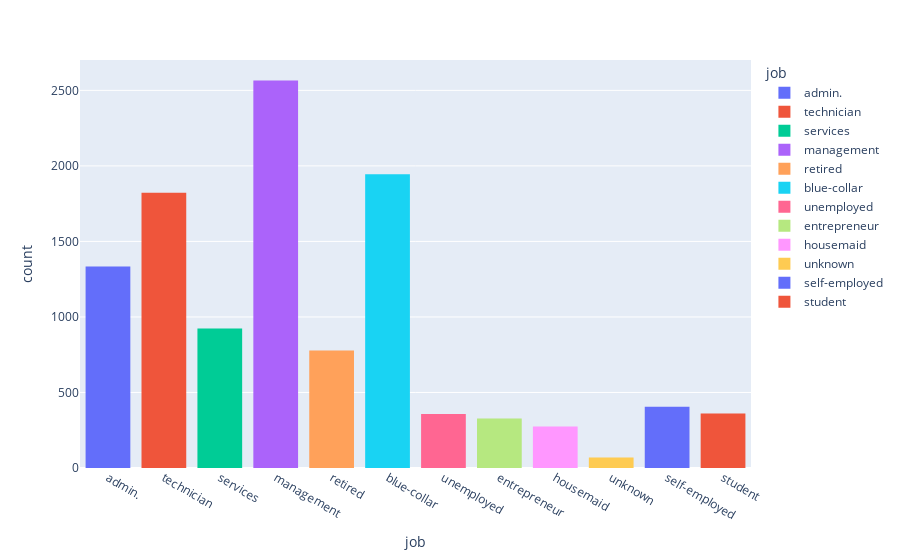
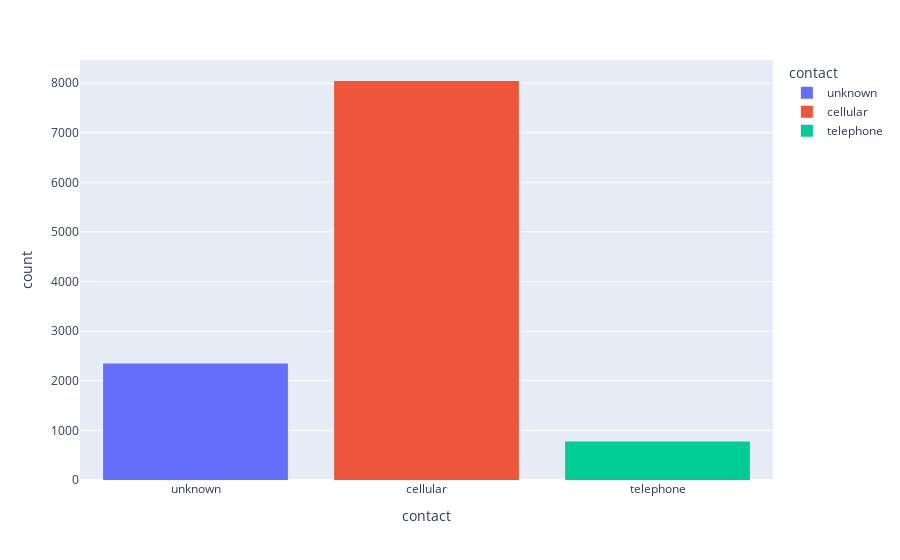
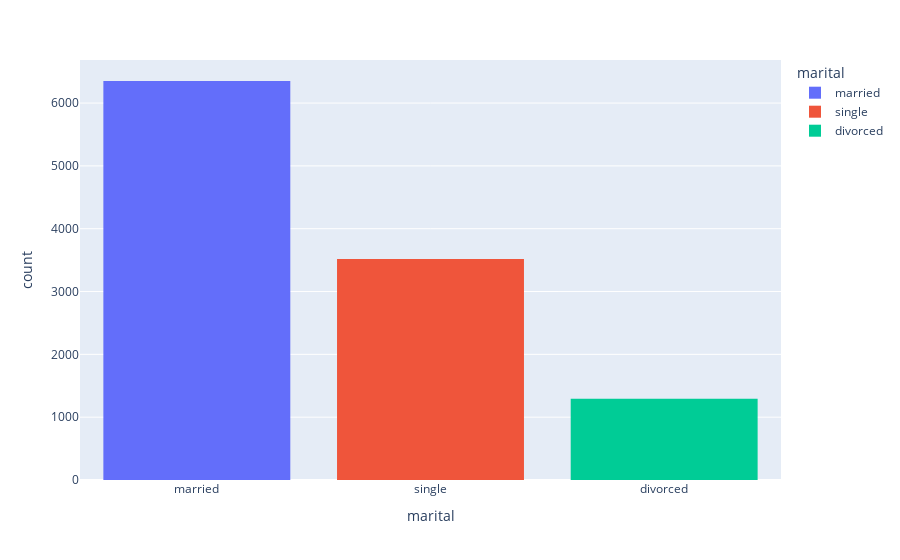
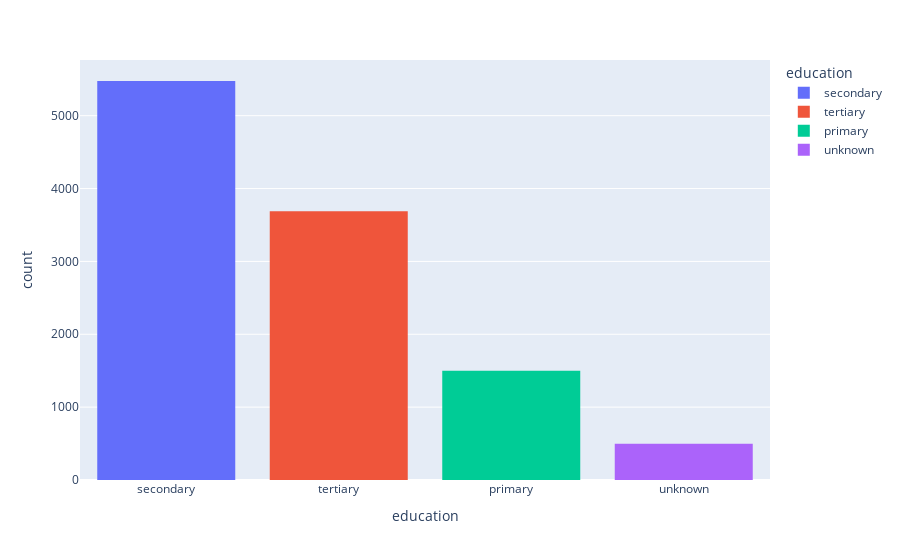

The notebook cell these images were saved under, in order:
### Code cell
fig=px.histogram(data_f, x='job', color='job')
fig.show()

fig=px.histogram(data_f, x='contact', color='contact')
fig.show()
fig=px.histogram(data_f, x='marital', color='marital')
fig.show()
fig=px.histogram(data_f, x='education', color='education')
fig.show()
fig=px.histogram(data_f, x='poutcome', color='poutcome')
fig.show()

fig=px.histogram(data_f, x='month', color='month')
fig.show()

### Figure 1 — Plotly figure (JSON) as saved in the notebook; plotly's stock layout.template omitted (floating-point values rounded to 4 significant figures; data arrays with more than 128 entries replaced by an {"elided": "..."} marker saying what was removed)
{"data": [{"alignmentgroup": "True", "bingroup": "x", "hovertemplate": "job=%{x}<br>count=%{y}<extra></extra>", "legendgroup": "admin.", "marker": {"color": "#636efa", "pattern": {"shape": ""}}, "name": "admin.", "offsetgroup": "admin.", "orientation": "v", "showlegend": true, "type": "histogram", "x": {"elided": "1334 str values"}, "xaxis": "x", "yaxis": "y"}, {"alignmentgroup": "True", "bingroup": "x", "hovertemplate": "job=%{x}<br>count=%{y}<extra></extra>", "legendgroup": "technician", "marker": {"color": "#EF553B", "pattern": {"shape": ""}}, "name": "technician", "offsetgroup": "technician", "orientation": "v", "showlegend": true, "type": "histogram", "x": {"elided": "1823 str values"}, "xaxis": "x", "yaxis": "y"}, {"alignmentgroup": "True", "bingroup": "x", "hovertemplate": "job=%{x}<br>count=%{y}<extra></extra>", "legendgroup": "services", "marker": {"color": "#00cc96", "pattern": {"shape": ""}}, "name": "services", "offsetgroup": "services", "orientation": "v", "showlegend": true, "type": "histogram", "x": {"elided": "923 str values"}, "xaxis": "x", "yaxis": "y"}, {"alignmentgroup": "True", "bingroup": "x", "hovertemplate": "job=%{x}<br>count=%{y}<extra></extra>", "legendgroup": "management", "marker": {"color": "#ab63fa", "pattern": {"shape": ""}}, "name": "management", "offsetgroup": "management", "orientation": "v", "showlegend": true, "type": "histogram", "x": {"elided": "2566 str values"}, "xaxis": "x", "yaxis": "y"}, {"alignmentgroup": "True", "bingroup": "x", "hovertemplate": "job=%{x}<br>count=%{y}<extra></extra>", "legendgroup": "retired", "marker": {"color": "#FFA15A", "pattern": {"shape": ""}}, "name": "retired", "offsetgroup": "retired", "orientation": "v", "showlegend": true, "type": "histogram", "x": {"elided": "778 str values"}, "xaxis": "x", "yaxis": "y"}, {"alignmentgroup": "True", "bingroup": "x", "hovertemplate": "job=%{x}<br>count=%{y}<extra></extra>", "legendgroup": "blue-collar", "marker": {"color": "#19d3f3", "pattern": {"shape": ""}}, "name": "blue-collar", "offsetgroup": "blue-collar", "orientation": "v", "showlegend": true, "type": "histogram", "x": {"elided": "1944 str values"}, "xaxis": "x", "yaxis": "y"}, {"alignmentgroup": "True", "bingroup": "x", "hovertemplate": "job=%{x}<br>count=%{y}<extra></extra>", "legendgroup": "unemployed", "marker": {"color": "#FF6692", "pattern": {"shape": ""}}, "name": "unemployed", "offsetgroup": "unemployed", "orientation": "v", "showlegend": true, "type": "histogram", "x": {"elided": "357 str values"}, "xaxis": "x", "yaxis": "y"}, {"alignmentgroup": "True", "bingroup": "x", "hovertemplate": "job=%{x}<br>count=%{y}<extra></extra>", "legendgroup": "entrepreneur", "marker": {"color": "#B6E880", "pattern": {"shape": ""}}, "name": "entrepreneur", "offsetgroup": "entrepreneur", "orientation": "v", "showlegend": true, "type": "histogram", "x": {"elided": "328 str values"}, "xaxis": "x", "yaxis": "y"}, {"alignmentgroup": "True", "bingroup": "x", "hovertemplate": "job=%{x}<br>count=%{y}<extra></extra>", "legendgroup": "housemaid", "marker": {"color": "#FF97FF", "pattern": {"shape": ""}}, "name": "housemaid", "offsetgroup": "housemaid", "orientation": "v", "showlegend": true, "type": "histogram", "x": {"elided": "274 str values"}, "xaxis": "x", "yaxis": "y"}, {"alignmentgroup": "True", "bingroup": "x", "hovertemplate": "job=%{x}<br>count=%{y}<extra></extra>", "legendgroup": "unknown", "marker": {"color": "#FECB52", "pattern": {"shape": ""}}, "name": "unknown", "offsetgroup": "unknown", "orientation": "v", "showlegend": true, "type": "histogram", "x": ["unknown", "unknown", "unknown", "unknown", "unknown", "unknown", "unknown", "unknown", "unknown", "unknown", "unknown", "unknown", "unknown", "unknown", "unknown", "unknown", "unknown", "unknown", "unknown", "unknown", "unknown", "unknown", "unknown", "unknown", "unknown", "unknown", "unknown", "unknown", "unknown", "unknown", "unknown", "unknown", "unknown", "unknown", "unknown", "unknown", "unknown", "unknown", "unknown", "unknown", "unknown", "unknown", "unknown", "unknown", "unknown", "unknown", "unknown", "unknown", "unknown", "unknown", "unknown", "unknown", "unknown", "unknown", "unknown", "unknown", "unknown", "unknown", "unknown", "unknown", "unknown", "unknown", "unknown", "unknown", "unknown", "unknown", "unknown", "unknown", "unknown", "unknown"], "xaxis": "x", "yaxis": "y"}, {"alignmentgroup": "True", "bingroup": "x", "hovertemplate": "job=%{x}<br>count=%{y}<extra></extra>", "legendgroup": "self-employed", "marker": {"color": "#636efa", "pattern": {"shape": ""}}, "name": "self-employed", "offsetgroup": "self-employed", "orientation": "v", "showlegend": true, "type": "histogram", "x": {"elided": "405 str values"}, "xaxis": "x", "yaxis": "y"}, {"alignmentgroup": "True", "bingroup": "x", "hovertemplate": "job=%{x}<br>count=%{y}<extra></extra>", "legendgroup": "student", "marker": {"color": "#EF553B", "pattern": {"shape": ""}}, "name": "student", "offsetgroup": "student", "orientation": "v", "showlegend": true, "type": "histogram", "x": {"elided": "360 str values"}, "xaxis": "x", "yaxis": "y"}], "layout": {"barmode": "relative", "legend": {"title": {"text": "job"}, "tracegroupgap": 0}, "margin": {"t": 60}, "xaxis": {"anchor": "y", "categoryarray": ["admin.", "technician", "services", "management", "retired", "blue-collar", "unemployed", "entrepreneur", "housemaid", "unknown", "self-employed", "student"], "categoryorder": "array", "domain": [0, 1], "title": {"text": "job"}}, "yaxis": {"anchor": "x", "domain": [0, 1], "title": {"text": "count"}}}}

### Figure 2 — Plotly figure (JSON) as saved in the notebook; plotly's stock layout.template omitted (floating-point values rounded to 4 significant figures; data arrays with more than 128 entries replaced by an {"elided": "..."} marker saying what was removed)
{"data": [{"alignmentgroup": "True", "bingroup": "x", "hovertemplate": "contact=%{x}<br>count=%{y}<extra></extra>", "legendgroup": "unknown", "marker": {"color": "#636efa", "pattern": {"shape": ""}}, "name": "unknown", "offsetgroup": "unknown", "orientation": "v", "showlegend": true, "type": "histogram", "x": {"elided": "2346 str values"}, "xaxis": "x", "yaxis": "y"}, {"alignmentgroup": "True", "bingroup": "x", "hovertemplate": "contact=%{x}<br>count=%{y}<extra></extra>", "legendgroup": "cellular", "marker": {"color": "#EF553B", "pattern": {"shape": ""}}, "name": "cellular", "offsetgroup": "cellular", "orientation": "v", "showlegend": true, "type": "histogram", "x": {"elided": "8042 str values"}, "xaxis": "x", "yaxis": "y"}, {"alignmentgroup": "True", "bingroup": "x", "hovertemplate": "contact=%{x}<br>count=%{y}<extra></extra>", "legendgroup": "telephone", "marker": {"color": "#00cc96", "pattern": {"shape": ""}}, "name": "telephone", "offsetgroup": "telephone", "orientation": "v", "showlegend": true, "type": "histogram", "x": {"elided": "774 str values"}, "xaxis": "x", "yaxis": "y"}], "layout": {"barmode": "relative", "legend": {"title": {"text": "contact"}, "tracegroupgap": 0}, "margin": {"t": 60}, "xaxis": {"anchor": "y", "categoryarray": ["unknown", "cellular", "telephone"], "categoryorder": "array", "domain": [0, 1], "title": {"text": "contact"}}, "yaxis": {"anchor": "x", "domain": [0, 1], "title": {"text": "count"}}}}

### Figure 3 — Plotly figure (JSON) as saved in the notebook; plotly's stock layout.template omitted (floating-point values rounded to 4 significant figures; data arrays with more than 128 entries replaced by an {"elided": "..."} marker saying what was removed)
{"data": [{"alignmentgroup": "True", "bingroup": "x", "hovertemplate": "marital=%{x}<br>count=%{y}<extra></extra>", "legendgroup": "married", "marker": {"color": "#636efa", "pattern": {"shape": ""}}, "name": "married", "offsetgroup": "married", "orientation": "v", "showlegend": true, "type": "histogram", "x": {"elided": "6351 str values"}, "xaxis": "x", "yaxis": "y"}, {"alignmentgroup": "True", "bingroup": "x", "hovertemplate": "marital=%{x}<br>count=%{y}<extra></extra>", "legendgroup": "single", "marker": {"color": "#EF553B", "pattern": {"shape": ""}}, "name": "single", "offsetgroup": "single", "orientation": "v", "showlegend": true, "type": "histogram", "x": {"elided": "3518 str values"}, "xaxis": "x", "yaxis": "y"}, {"alignmentgroup": "True", "bingroup": "x", "hovertemplate": "marital=%{x}<br>count=%{y}<extra></extra>", "legendgroup": "divorced", "marker": {"color": "#00cc96", "pattern": {"shape": ""}}, "name": "divorced", "offsetgroup": "divorced", "orientation": "v", "showlegend": true, "type": "histogram", "x": {"elided": "1293 str values"}, "xaxis": "x", "yaxis": "y"}], "layout": {"barmode": "relative", "legend": {"title": {"text": "marital"}, "tracegroupgap": 0}, "margin": {"t": 60}, "xaxis": {"anchor": "y", "categoryarray": ["married", "single", "divorced"], "categoryorder": "array", "domain": [0, 1], "title": {"text": "marital"}}, "yaxis": {"anchor": "x", "domain": [0, 1], "title": {"text": "count"}}}}

### Figure 4 — Plotly figure (JSON) as saved in the notebook; plotly's stock layout.template omitted (floating-point values rounded to 4 significant figures; data arrays with more than 128 entries replaced by an {"elided": "..."} marker saying what was removed)
{"data": [{"alignmentgroup": "True", "bingroup": "x", "hovertemplate": "education=%{x}<br>count=%{y}<extra></extra>", "legendgroup": "secondary", "marker": {"color": "#636efa", "pattern": {"shape": ""}}, "name": "secondary", "offsetgroup": "secondary", "orientation": "v", "showlegend": true, "type": "histogram", "x": {"elided": "5476 str values"}, "xaxis": "x", "yaxis": "y"}, {"alignmentgroup": "True", "bingroup": "x", "hovertemplate": "education=%{x}<br>count=%{y}<extra></extra>", "legendgroup": "tertiary", "marker": {"color": "#EF553B", "pattern": {"shape": ""}}, "name": "tertiary", "offsetgroup": "tertiary", "orientation": "v", "showlegend": true, "type": "histogram", "x": {"elided": "3689 str values"}, "xaxis": "x", "yaxis": "y"}, {"alignmentgroup": "True", "bingroup": "x", "hovertemplate": "education=%{x}<br>count=%{y}<extra></extra>", "legendgroup": "primary", "marker": {"color": "#00cc96", "pattern": {"shape": ""}}, "name": "primary", "offsetgroup": "primary", "orientation": "v", "showlegend": true, "type": "histogram", "x": {"elided": "1500 str values"}, "xaxis": "x", "yaxis": "y"}, {"alignmentgroup": "True", "bingroup": "x", "hovertemplate": "education=%{x}<br>count=%{y}<extra></extra>", "legendgroup": "unknown", "marker": {"color": "#ab63fa", "pattern": {"shape": ""}}, "name": "unknown", "offsetgroup": "unknown", "orientation": "v", "showlegend": true, "type": "histogram", "x": {"elided": "497 str values"}, "xaxis": "x", "yaxis": "y"}], "layout": {"barmode": "relative", "legend": {"title": {"text": "education"}, "tracegroupgap": 0}, "margin": {"t": 60}, "xaxis": {"anchor": "y", "categoryarray": ["secondary", "tertiary", "primary", "unknown"], "categoryorder": "array", "domain": [0, 1], "title": {"text": "education"}}, "yaxis": {"anchor": "x", "domain": [0, 1], "title": {"text": "count"}}}}
